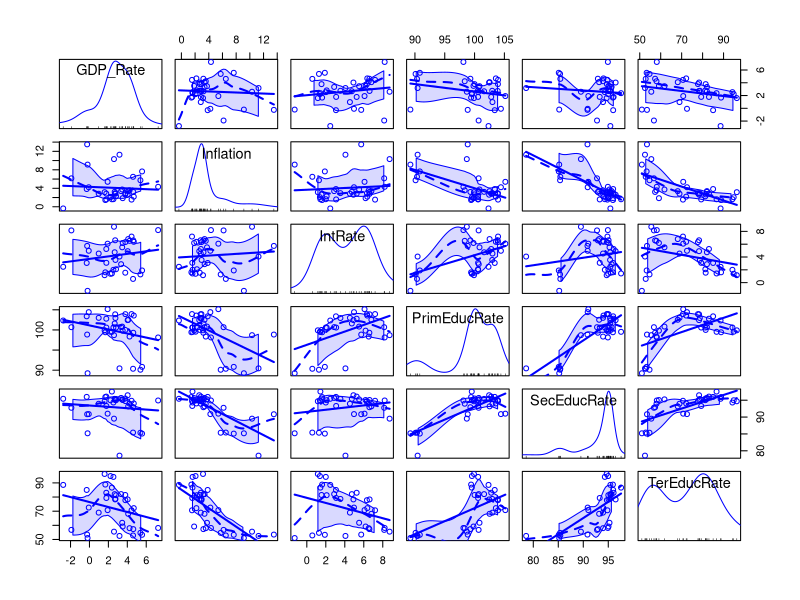
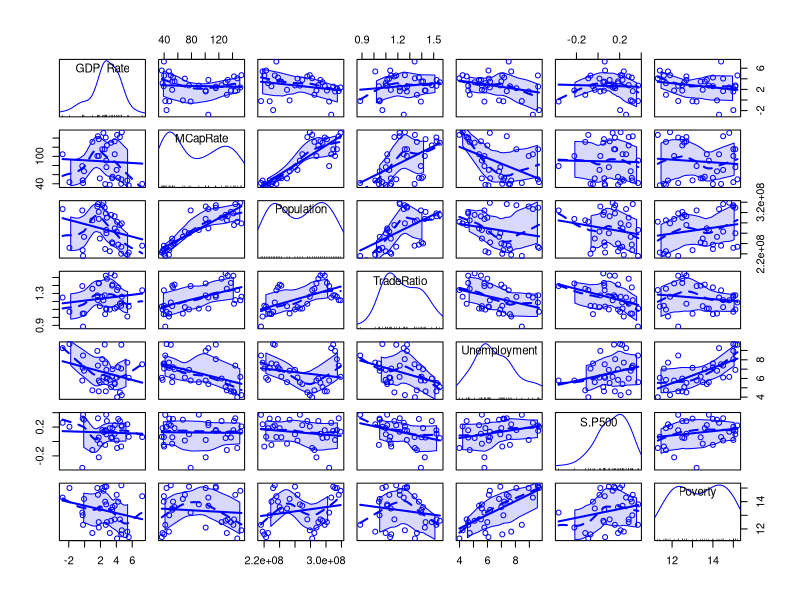
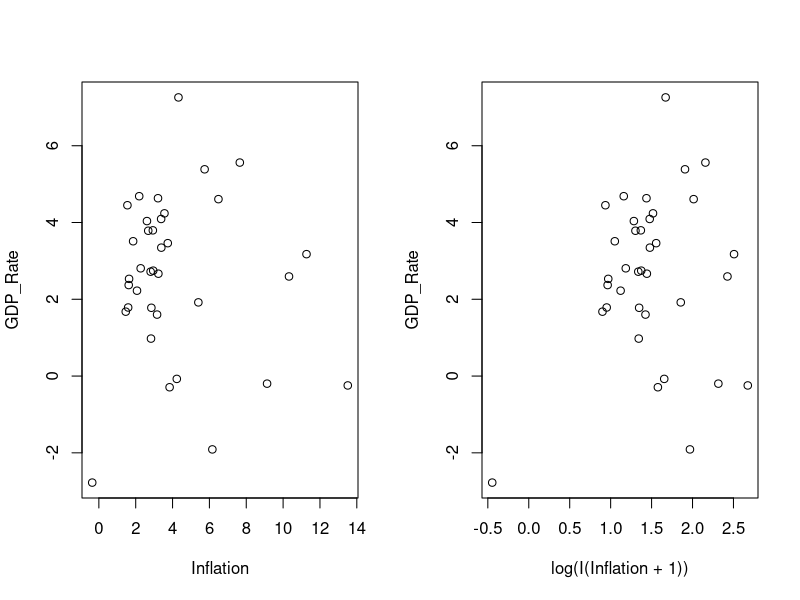
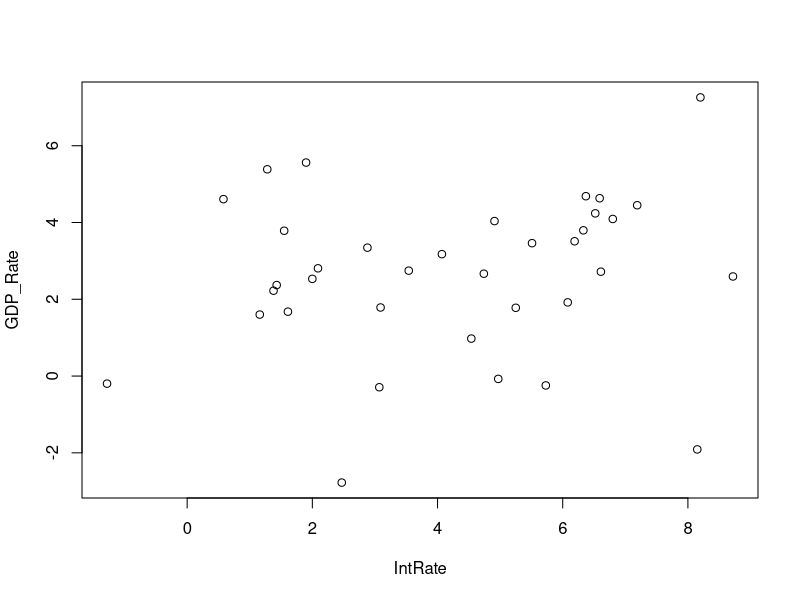
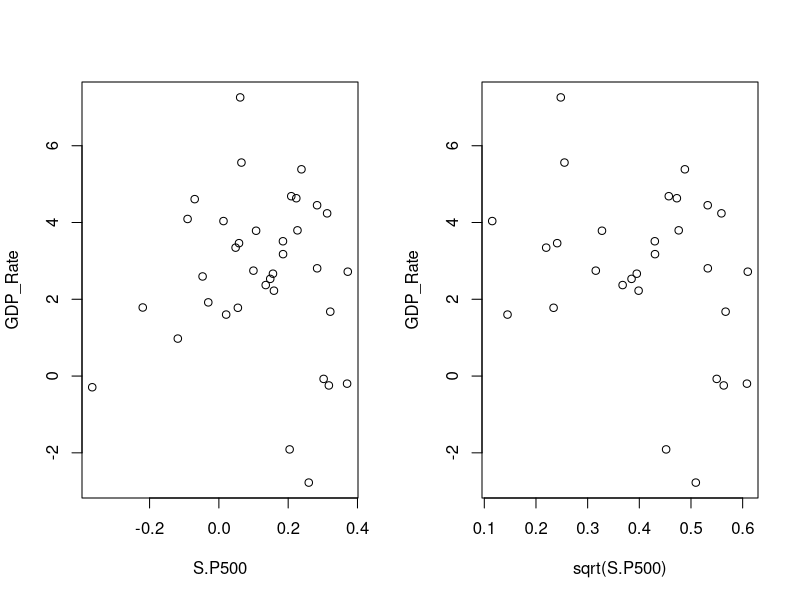

The R script that drew these images, in order:
## ---- chunk 1
library(car)
library(lattice)
#econ <- read.csv("/Users/alexgriese/College/Math/Applied Regression Analysis/Final Project/finaldata.csv", header = TRUE, sep = ",")
econ <- read.csv("finaldata.csv", header = TRUE, sep = ",")



#Creating ratio of imports to exports
econ$TradeRatio <- econ$Imports/econ$Exports
econ
## ---- chunk 2
scatterplotMatrix(~ GDP_Rate + Inflation + IntRate + PrimEducRate +SecEducRate + TerEducRate, data = econ)
scatterplotMatrix(~ GDP_Rate + MCapRate+ Population + TradeRatio + Unemployment + S.P500 + Poverty, data = econ)
## ---- chunk 3
par(mfrow = c(1,2))
plot(GDP_Rate ~ (Inflation) , data = econ)
plot(GDP_Rate ~ log(I(Inflation+1)) , data = econ)
par(mfrow = c(1,1))
## ---- chunk 4
plot(GDP_Rate ~ (IntRate) , data = econ)
## ---- chunk 5
par(mfrow = c(1,2))
plot(GDP_Rate ~ (S.P500) , data = econ)
plot(GDP_Rate ~ sqrt(S.P500) , data = econ)
par(mfrow = c(1,1))
